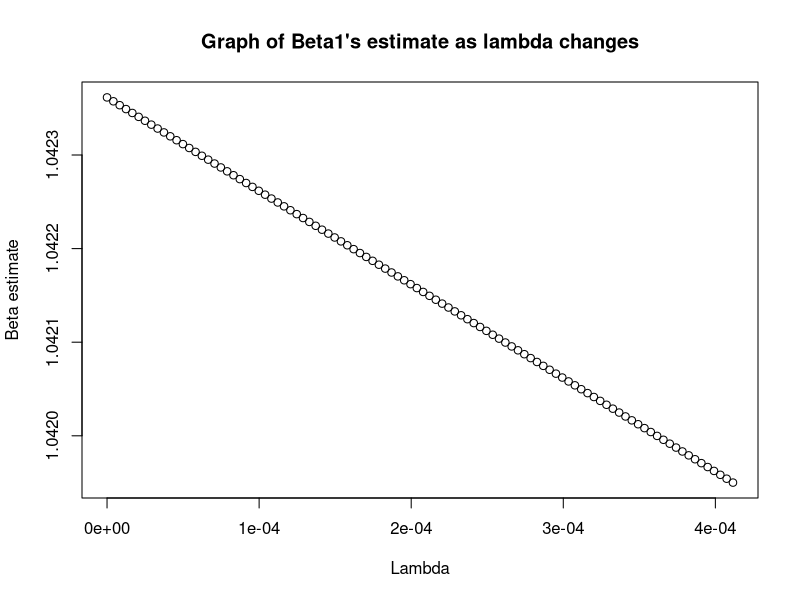
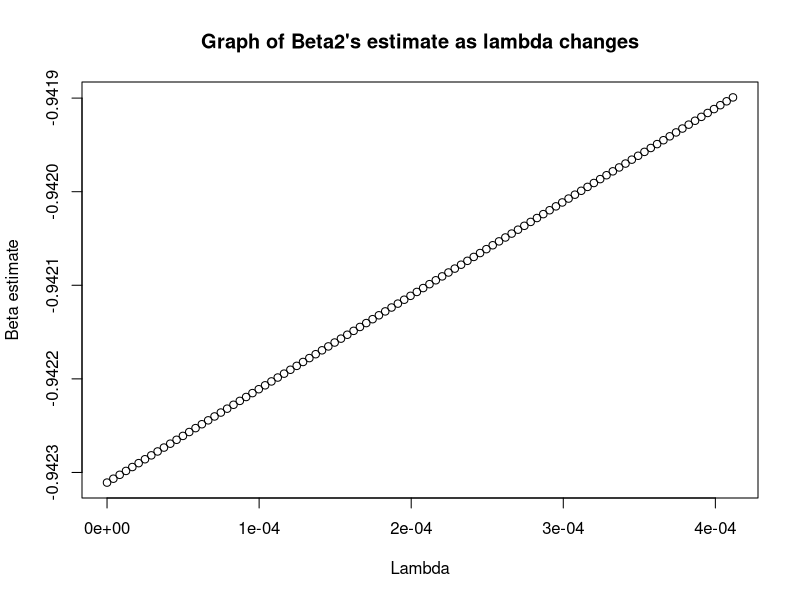
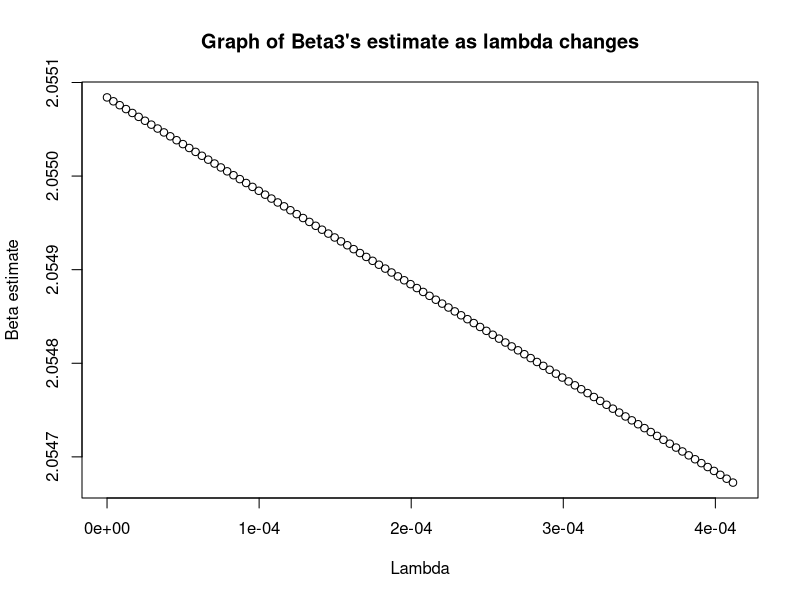
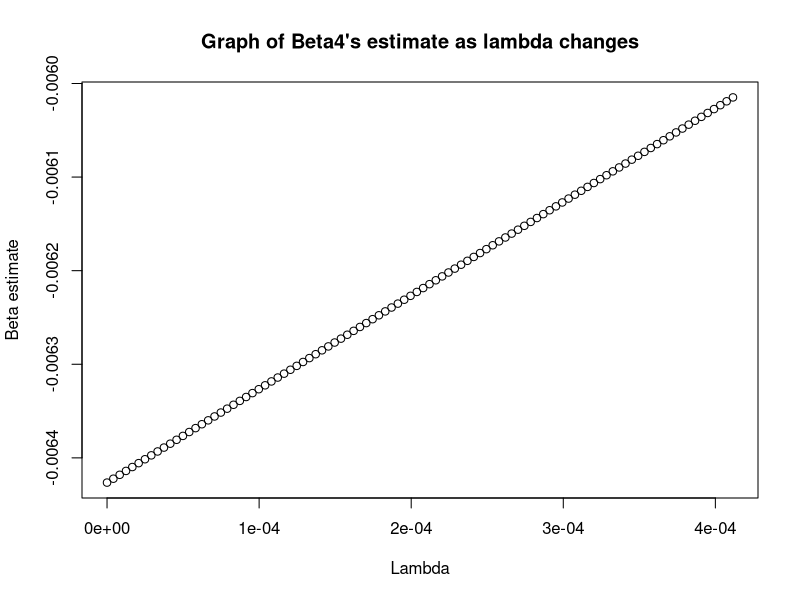
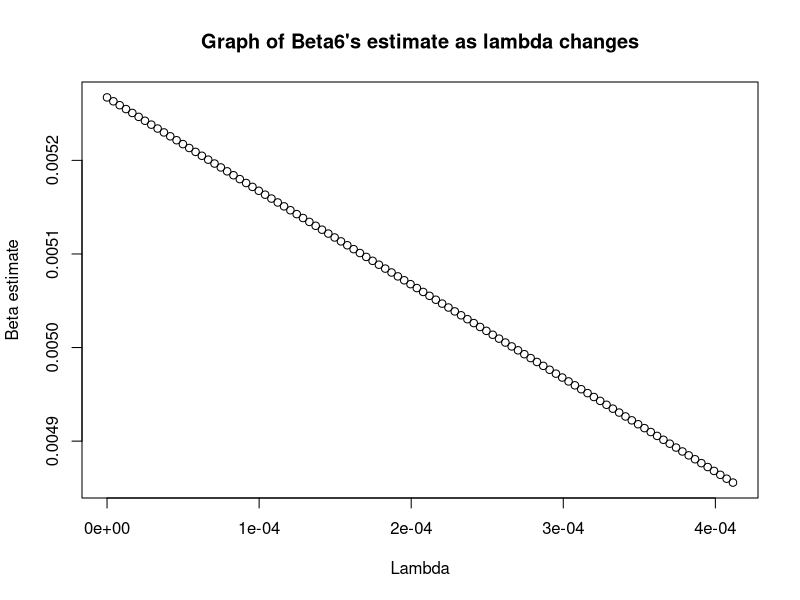
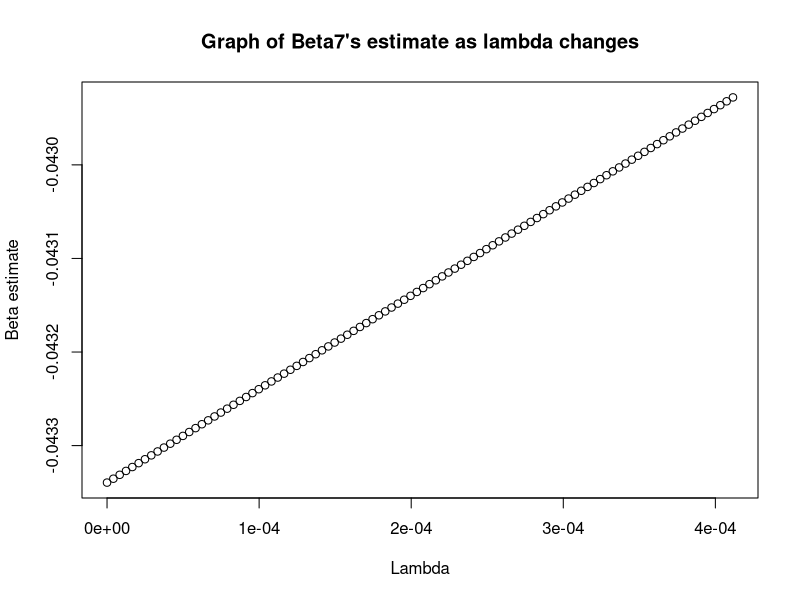
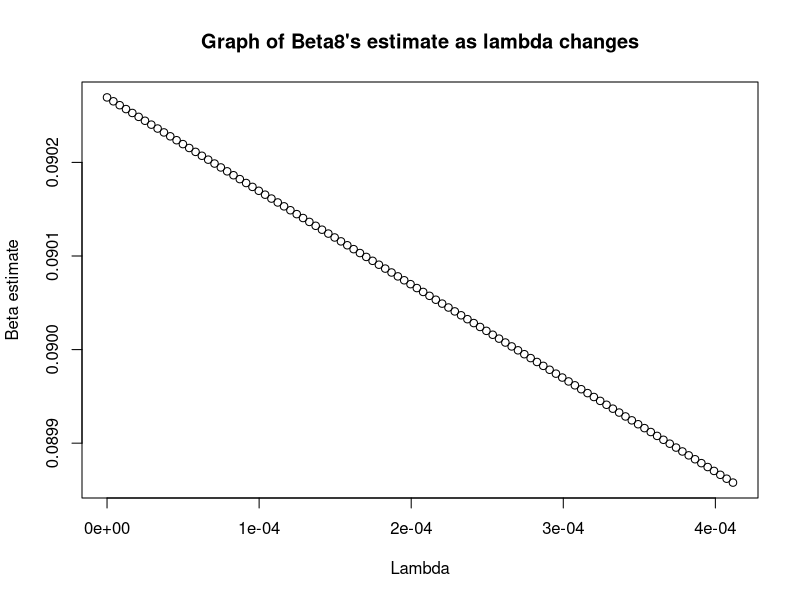
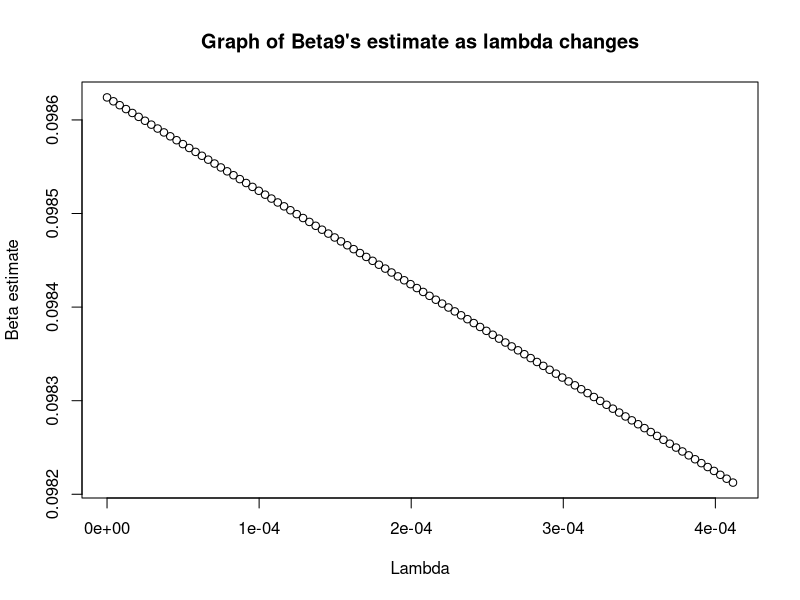

These charts were generated, in order, by the following R code:
## ---- chunk 1
soft.thr <- function(z,L){
  #Lambda is given as L here for ease of use
  if(z > L){out = z-L}
  if(abs(z) <= L){out = 0}
  if(z < (-1*L)){out = z+L}
  out
}
## ---- chunk 2
pen_ls <- function(y,xmat,lambda){
  n <- length(y) 
  df <- as.data.frame(cbind(y,xmat)) #create dataframe
  lm.temp <- lm(y~., data=df) #generate LM
  betas <- lm.temp$coefficients[2:11] #obtain Beta LS
  bhats <- rep(0,10) #prepare empty vector
  for(i in 1:length(betas)){ 
    bhats[i]<- soft.thr(betas[i], lambda) #calculate new estimates
  }
  bhats
}
## ---- chunk 3
#Data generation
gen_data <- function(n, b, sigma = 1) {
  p <- length(b)
  x <- matrix(rnorm(n * p), n, p)
  colnames(x) <- paste0("x", 1:p)
  y <- c(x %*% b) + rnorm(n, sd = sigma)
  return(data.frame(y, x))
}

n <- 200
b <- c(1, -1, 2, rep(0, 7))
set.seed(920)
dat <- gen_data(n, b)

#Test

#recombine the x matrix
xmat <- as.matrix(cbind(dat$x1,dat$x2,dat$x3,dat$x4,dat$x5,dat$x6,dat$x7,dat$x8,dat$x9,dat$x10))

# relabel y for ease of use
y <- dat$y

#pick random small lambda
lambda = .001

#Test
test<-pen_ls(y, xmat, lambda)
# extract the original betas for reference
n <- length(y) 
df <- as.data.frame(cbind(y,xmat)) #create dataframe
lm.temp <- lm(y~., data=df) #generate LM
betas <- lm.temp$coefficients[2:11] #obtain Beta LS

#present results
data.frame(test,betas)
## ---- chunk 4
#Plot
lmax = abs(betas[5])-.0000000001
seq.l <- seq(0, lmax, length.out=100)
t <- rep(0,100)



for(i in 1:length(seq.l)){
  temp <- seq.l[i]
  t[i] <- pen_ls(y, xmat, temp)[1]
}
plot(seq.l, t, xlab = "Lambda", ylab= "Beta estimate", main= "Graph of Beta1's estimate as lambda changes")
## ---- chunk 5
for(i in 1:length(seq.l)){
  temp <- seq.l[i]
  t[i] <- pen_ls(y, xmat, temp)[2]
}
plot(seq.l, t, xlab = "Lambda", ylab= "Beta estimate", main= "Graph of Beta2's estimate as lambda changes")
for(i in 1:length(seq.l)){
  temp <- seq.l[i]
  t[i] <- pen_ls(y, xmat, temp)[3]
}
plot(seq.l, t, xlab = "Lambda", ylab= "Beta estimate", main= "Graph of Beta3's estimate as lambda changes")
for(i in 1:length(seq.l)){
  temp <- seq.l[i]
  t[i] <- pen_ls(y, xmat, temp)[4]
}
plot(seq.l, t, xlab = "Lambda", ylab= "Beta estimate", main= "Graph of Beta4's estimate as lambda changes")
for(i in 1:length(seq.l)){
  temp <- seq.l[i]
  t[i] <- pen_ls(y, xmat, temp)[6]
}
plot(seq.l, t, xlab = "Lambda", ylab= "Beta estimate", main= "Graph of Beta6's estimate as lambda changes")
for(i in 1:length(seq.l)){
  temp <- seq.l[i]
  t[i] <- pen_ls(y, xmat, temp)[7]
}
plot(seq.l, t, xlab = "Lambda", ylab= "Beta estimate", main= "Graph of Beta7's estimate as lambda changes")
for(i in 1:length(seq.l)){
  temp <- seq.l[i]
  t[i] <- pen_ls(y, xmat, temp)[8]
}
plot(seq.l, t, xlab = "Lambda", ylab= "Beta estimate", main= "Graph of Beta8's estimate as lambda changes")

for(i in 1:length(seq.l)){
  temp <- seq.l[i]
  t[i] <- pen_ls(y, xmat, temp)[9]
}
plot(seq.l, t, xlab = "Lambda", ylab= "Beta estimate", main= "Graph of Beta9's estimate as lambda changes")

